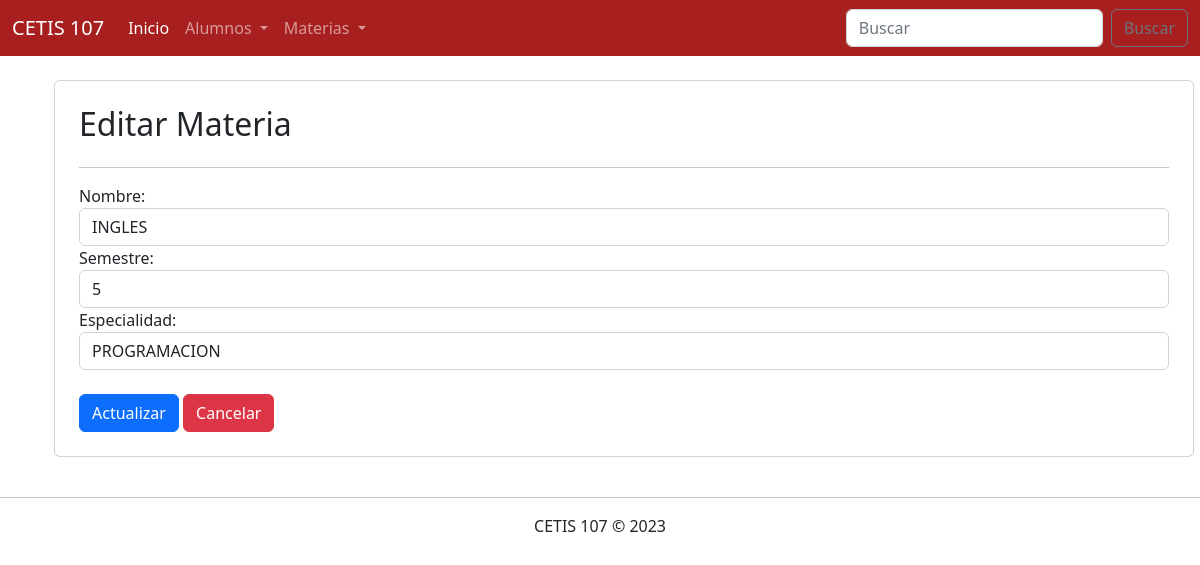
The app's page /EditarMaterias.php?id=1 with its own data.
### tables this page shows
CREATE TABLE `materias` (
  `id` int(11) NOT NULL,
  `nombre` varchar(100) NOT NULL,
  `semestre` int(11) NOT NULL,
  `especialidad` varchar(50) NOT NULL
);

### EditarMaterias.php (the view, shortened to what this page needs)
<!DOCTYPE html>
<html lang="en">
<head>
    <link rel="stylesheet" href="css/bootstrap.css">
</head>
<body>
    <?php
        include 'menu.php';
        include 'conexion.php';
        $id = $_GET["id"];
        $sql = "SELECT * FROM materias WHERE id=".$id;
        $datos = $conexion->query($sql);
        $materias = $datos->fetch_assoc();
    ?>
    <div class="container">
        <div class="row">
            <div class="col-12 card m-4 p-4">
                <h2>Editar Materia</h2><hr>
                <form action="ActualizarMateria.php" method="POST">
                    <div class="form-group">
                        <label for="">Nombre:</label>
                        <input value="<?php echo $materias["nombre"]; ?>" name="nombre" type="text" class="form-control" placeholder="Teclea el nombre de la materia" required>
                    </div>
                    <div class="form-group">
                        <label for="">Semestre:</label>
                        <input value="<?php echo $materias["semestre"]; ?>" name="semestre" type="number" class="form-control" placeholder="Teclea el semestre" required>
                    </div>
                    <div class="form-group">
                        <label for="">Especialidad:</label>
                        <select name="especialidad" class="form-control" required>
                            <option selected value="<?php echo $materias["semestre"]; ?>"><?php echo $materias["especialidad"]; ?></option>
                        </select>
                    </div><br>
                    <div>
                        <input type="submit" value="Actualizar" class="btn btn-primary">
                        <a href="ConsultarMaterias.php" class="btn btn-danger">Cancelar</a>
                    </div>
                </form>
            </div>
        </div>
    </div>
    <footer class="text-center">
        <hr>
        CETIS 107 &copy; 2023
    </footer>
</body>
</html>

### records on screen
materias: nombre "INGLES", semestre "5", especialidad "PROGRAMACION"
